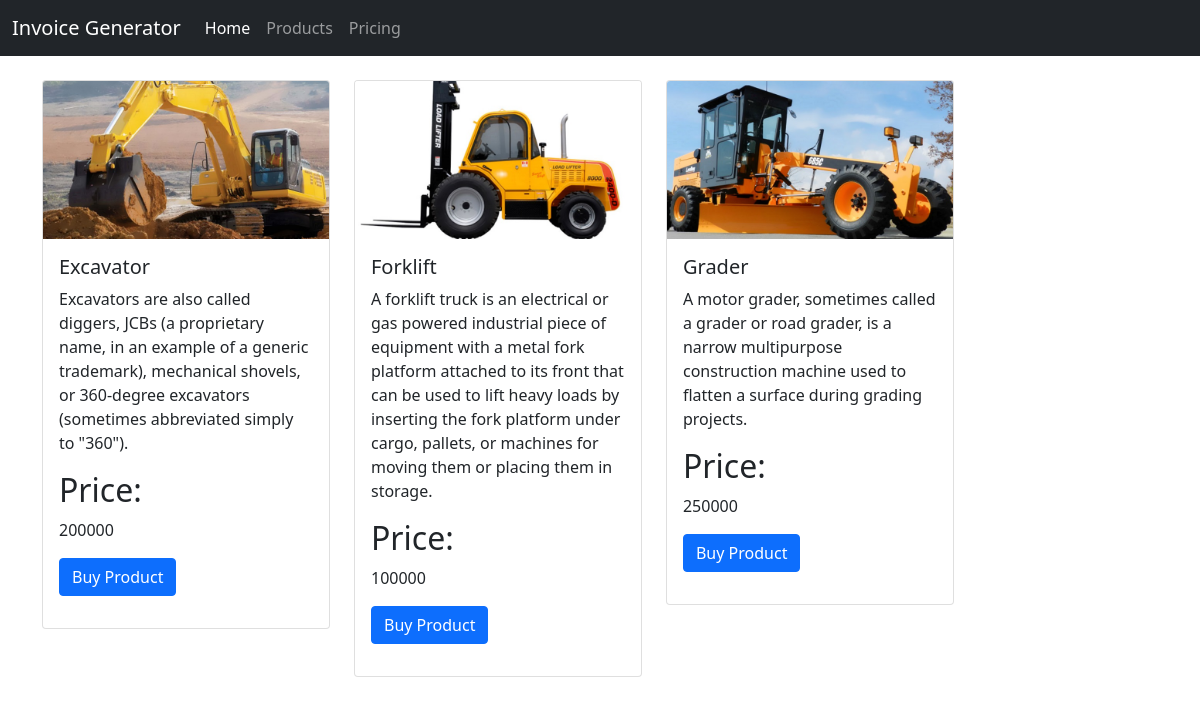
The page / on the database its author committed.
### app/models.py (models this page shows, shortened)
class products(models.Model):
    img = models.ImageField(upload_to='media/')
    name = models.CharField(max_length=100)
    dis = models.TextField(max_length=500)
    price = models.CharField(max_length=100)

### app/views.py (the view)
# urls.py: path('',views.index,name='index'),
def index(request):
    pro = products.objects.all()
    slr = seller.objects.all()
    return render(request,'index.html',{'products':pro,'seller':slr})

### app/templates/index.html
{% extends 'base.html' %}
{% block content %}
<div class="container mt-4">
    <div class="card-group">
      <div class="row row-cols-1 row-cols-md-3 g-4">
        {% for p in products %}
        <div class="col">
          <div class="card" style="width: 18rem;">
            <img src="{{ p.img.url }}" class="card-img-top" alt="...">
            <div class="card-body">
              <h5 class="card-title">{{p.name}}</h5>
              <p class="card-text"> {{p.dis}}</p>
              <p><h2>Price: </h2>{{p.price}}</h2></p>
              <form method="get" action=" {% url 'buy' p.id %} ">
              <button type="submit" class="btn btn-primary mb-3">Buy Product</button>
            </form>
            </div>
          </div>
        </div>
        {% endfor %}
      </div>
    </div>
  </div>
{% endblock %}

### app/templates/base.html (shortened to what this page needs)
<!doctype html>
<html lang="en">
  <head>
    <link href="https://cdn.jsdelivr.net/npm/bootstrap@5.1.3/dist/css/bootstrap.min.css" rel="stylesheet">
  </head>
  <body>
    <nav class="navbar navbar-expand-lg navbar-dark bg-dark">
  <div class="container-fluid">
    <a class="navbar-brand" href="#">Invoice Generator</a>
    <div class="collapse navbar-collapse" id="navbarNav">
      <ul class="navbar-nav">
        <li class="nav-item">
          <a class="nav-link active" aria-current="page" href="#">Home</a>
        </li>
        <li class="nav-item">
          <a class="nav-link" href="{% url 'product_create' %}">Products</a>
        </li>
        <li class="nav-item">
          <a class="nav-link" href="#">Pricing</a>
        </li>
      </ul>
    </div>
  </div>
</nav>
{% block content %}
{% endblock %}
  </body>
</html>

### rows shown on the page
products: img (picture), name "Excavator", dis "Excavators are also called diggers, JCBs (a proprietary name, in an example of a generic trademark), mechanical shovels, or 360-degree excavators (sometimes abbreviated simply to \"360\").", price "200000"
products: img (picture), name "Forklift", dis "A forklift truck is an electrical or gas powered industrial piece of equipment with a metal fork platform attached to its front that can be used to lift heavy loads by inserting the fork platform under cargo, pallets, or machines for moving them or placing them in storage.", price "100000"
products: img (picture), name "Grader", dis "A motor grader, sometimes called a grader or road grader, is a narrow multipurpose construction machine used to flatten a surface during grading projects.", price "250000"
